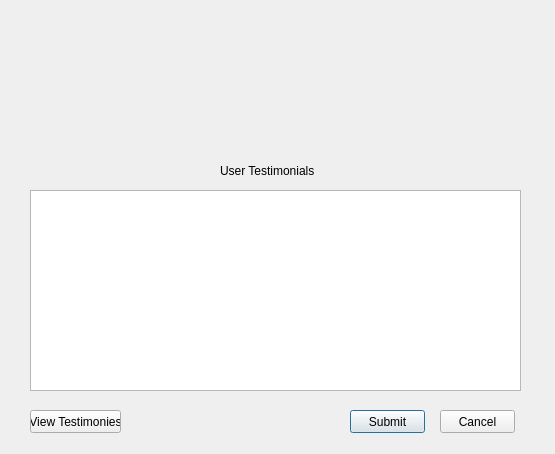
<?xml version="1.0" encoding="UTF-8"?>
<ui version="4.0">
 <class>TestimonyWindow</class>
 <widget class="QDialog" name="TestimonyWindow">
  <property name="geometry">
   <rect>
    <x>0</x>
    <y>0</y>
    <width>555</width>
    <height>454</height>
   </rect>
  </property>
  <property name="windowTitle">
   <string>Dialog</string>
  </property>
  <widget class="QTextEdit" name="testimonial_edit">
   <property name="geometry">
    <rect>
     <x>30</x>
     <y>190</y>
     <width>491</width>
     <height>201</height>
    </rect>
   </property>
  </widget>
  <widget class="QLabel" name="testimonial_label">
   <property name="geometry">
    <rect>
     <x>220</x>
     <y>150</y>
     <width>101</width>
     <height>41</height>
    </rect>
   </property>
   <property name="text">
    <string>User Testimonials</string>
   </property>
  </widget>
  <widget class="QLabel" name="logo_label">
   <property name="geometry">
    <rect>
     <x>160</x>
     <y>-20</y>
     <width>201</width>
     <height>161</height>
    </rect>
   </property>
   <property name="text">
    <string>&lt;html&gt;&lt;head/&gt;&lt;body&gt;&lt;p&gt;&lt;img src=&quot;:/new/prefix1/c3602dc5-b717-4b76-a16c-feb951f242e4_200x200.png&quot;/&gt;&lt;/p&gt;&lt;/body&gt;&lt;/html&gt;</string>
   </property>
   <property name="alignment">
    <set>Qt::AlignCenter</set>
   </property>
  </widget>
  <widget class="QPushButton" name="submitButton">
   <property name="geometry">
    <rect>
     <x>350</x>
     <y>410</y>
     <width>75</width>
     <height>23</height>
    </rect>
   </property>
   <property name="text">
    <string>Submit</string>
   </property>
  </widget>
  <widget class="QPushButton" name="cancelButton">
   <property name="geometry">
    <rect>
     <x>440</x>
     <y>410</y>
     <width>75</width>
     <height>23</height>
    </rect>
   </property>
   <property name="text">
    <string>Cancel</string>
   </property>
  </widget>
  <widget class="QPushButton" name="view_testimonies">
   <property name="geometry">
    <rect>
     <x>30</x>
     <y>410</y>
     <width>91</width>
     <height>23</height>
    </rect>
   </property>
   <property name="text">
    <string>View Testimonies</string>
   </property>
  </widget>
 </widget>
 <resources/>
 <connections/>
</ui>
